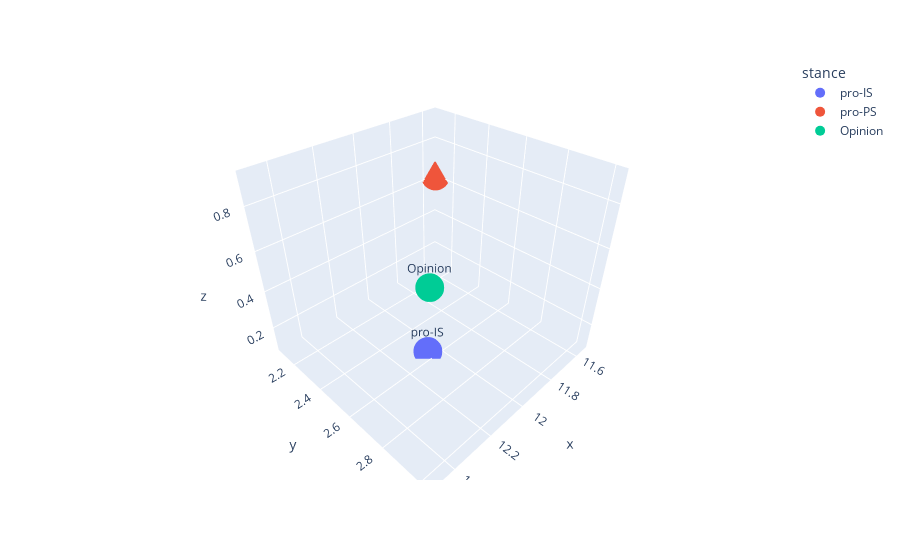

The notebook cell this image was saved under:
### Markdown cell above
### Find Nearest Cluster for a given Opinion

### Code cell
opinion= "Israel has the right to defend itself against Hamas"
opinion_emb= model.encode(opinion)
print('Opinion Embedding Shape: ', opinion_emb.shape)

umap_3d = UMAP(n_components=3, init='random', random_state=0, metric='cosine')
proj_3d = umap_3d.fit_transform([pro_isr_avg, pro_pal_avg, opinion_emb])
print('Embedded: \n', proj_3d)

proj_3d_df= pd.DataFrame(proj_3d, columns= ['x', 'y', 'z'])
proj_3d_df['stance'] = ['pro-IS', 'pro-PS', 'Opinion']
print('proj_3d_df:', proj_3d_df)


fig_3d = px.scatter_3d(
    data_frame= proj_3d_df,
    x='x', y='y', z='z',
    color='stance', 
    text= 'stance'
    #labels={'color': np.array(mapping.keys())}
)
fig_3d.update_traces(marker_size=10)
fig_3d.show()

#Get the cosine similarity score between the opnion and the two clusters
cos1 = util.cos_sim(opinion_emb, pro_isr_avg)
cos2 = util.cos_sim(opinion_emb, pro_pal_avg)
if cos1>cos2:
    print(opinion, ": [pro Israel] |  ", cos1)
elif cos1<cos2:
    print(opinion, ": [pro Palestine] | ", cos2)
else: 
    print(opinion, ": [neutral] | ")

### Figure 1 — Plotly figure (JSON) as saved in the notebook; plotly's stock layout.template omitted (floating-point values rounded to 4 significant figures)
{"data": [{"hovertemplate": "stance=%{text}<br>x=%{x}<br>y=%{y}<br>z=%{z}<extra></extra>", "legendgroup": "pro-IS", "marker": {"color": "#636efa", "size": 10, "symbol": "circle"}, "mode": "markers+text", "name": "pro-IS", "scene": "scene", "showlegend": true, "text": ["pro-IS"], "type": "scatter3d", "x": [12.07], "y": [2.573], "z": [0.09047]}, {"hovertemplate": "stance=%{text}<br>x=%{x}<br>y=%{y}<br>z=%{z}<extra></extra>", "legendgroup": "pro-PS", "marker": {"color": "#EF553B", "size": 10, "symbol": "circle"}, "mode": "markers+text", "name": "pro-PS", "scene": "scene", "showlegend": true, "text": ["pro-PS"], "type": "scatter3d", "x": [11.55], "y": [2.1], "z": [0.6146]}, {"hovertemplate": "stance=%{text}<br>x=%{x}<br>y=%{y}<br>z=%{z}<extra></extra>", "legendgroup": "Opinion", "marker": {"color": "#00cc96", "size": 10, "symbol": "circle"}, "mode": "markers+text", "name": "Opinion", "scene": "scene", "showlegend": true, "text": ["Opinion"], "type": "scatter3d", "x": [12.49], "y": [3.021], "z": [0.917]}], "layout": {"legend": {"title": {"text": "stance"}, "tracegroupgap": 0}, "margin": {"t": 60}, "scene": {"domain": {"x": [0, 1], "y": [0, 1]}, "xaxis": {"title": {"text": "x"}}, "yaxis": {"title": {"text": "y"}}, "zaxis": {"title": {"text": "z"}}}}}
